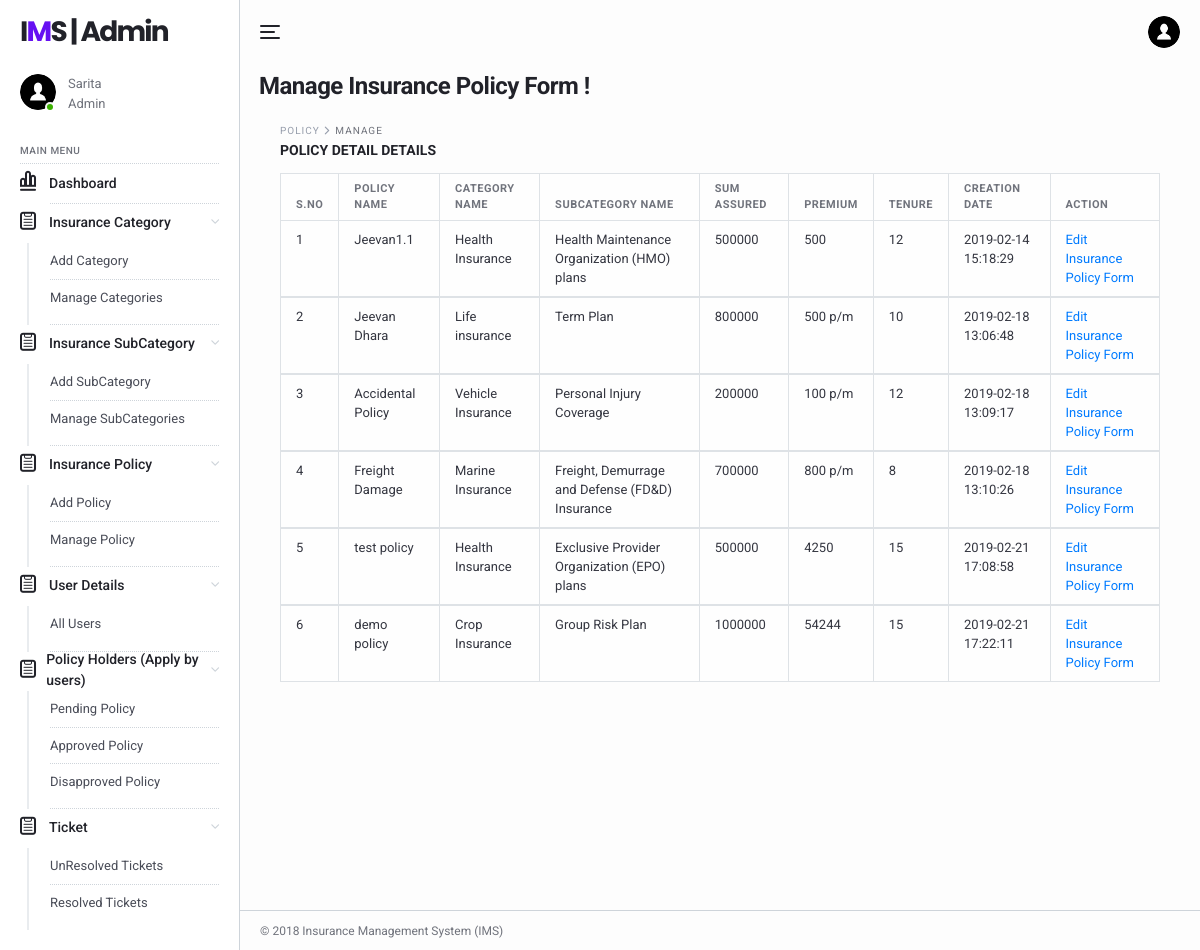
The page /ims/admin/manage-policyform.php (signed in) on the database its author committed.
### tables this page shows
CREATE TABLE `tblimsadmin` (
  `ID` int(11) NOT NULL,
  `AdminName` varchar(120) DEFAULT NULL,
  `AdminUsername` varchar(45) DEFAULT NULL,
  `Password` varchar(45) DEFAULT NULL,
  `AdminRegdate` timestamp NULL DEFAULT CURRENT_TIMESTAMP
);

CREATE TABLE `tblpolicy` (
  `ID` int(11) NOT NULL,
  `SubcategoryId` varchar(50) NOT NULL,
  `CategoryId` varchar(25) DEFAULT NULL,
  `PolicyName` varchar(45) DEFAULT NULL,
  `Sumassured` int(11) DEFAULT NULL,
  `Premium` varchar(45) DEFAULT NULL,
  `Tenure` int(10) DEFAULT NULL,
  `CreationDate` timestamp NOT NULL DEFAULT CURRENT_TIMESTAMP ON UPDATE CURRENT_TIMESTAMP
);

CREATE TABLE `category` (
  `ID` int(11) NOT NULL,
  `CategoryName` varchar(45) DEFAULT NULL,
  `CreationDate` timestamp NULL DEFAULT CURRENT_TIMESTAMP
);

CREATE TABLE `tblsubcategory` (
  `id` int(11) NOT NULL,
  `CategoryId` char(5) NOT NULL,
  `SubcategoryName` varchar(200) NOT NULL,
  `CreationDate` timestamp NULL DEFAULT CURRENT_TIMESTAMP,
  `UpdationDate` timestamp NULL DEFAULT NULL ON UPDATE CURRENT_TIMESTAMP
);

### ims/admin/manage-policyform.php (the view, shortened to what this page needs)
<?php
include('includes/dbconnection.php');
if (strlen($_SESSION['aid']==0)) {
  header('location:logout.php');
  } else{
?>
<!DOCTYPE html>
<html lang="en">
  <head>
    <link href="../lib/fontawesome-free/css/all.min.css" rel="stylesheet">
    <link href="../lib/ionicons/css/ionicons.min.css" rel="stylesheet">
    <link href="../lib/typicons.font/typicons.css" rel="stylesheet">
    <link href="../lib/morris.js/morris.css" rel="stylesheet">
    <link href="../lib/flag-icon-css/css/flag-icon.min.css" rel="stylesheet">
    <link href="../lib/jqvmap/jqvmap.min.css" rel="stylesheet">
    <link rel="stylesheet" href="../css/azia.css">
  </head>
  <body class="az-body az-body-sidebar">
<?php include_once('includes/sidebar.php');?>
    <div class="az-content az-content-dashboard-two">
<?php include_once('includes/header.php');?>
      <div class="az-content-header d-block d-md-flex">
        <div>
          <h2 class="az-content-title mg-b-5 mg-b-lg-8">Manage Insurance Policy Form !</h2>
        </div>
      </div>
      <div class="az-content-body">
     <div class="az-content">
      <div class="container">
        <div class="az-content-body">
          <div class="az-content-breadcrumb">
            <span>Policy </span>
            <span>Manage</span>
          </div>
          <div class="az-content-label mg-b-5">Policy Detail Details</div>
          <div class="table-responsive">
            <table class="table table-bordered mg-b-0">
              <thead>
                <tr>
                  <th>S.NO</th>
                  <th>Policy Name</th>
                  <th>Category Name</th>
                   <th>SubCategory Name</th>
                   <th>Sum Assured</th>
                   <th>Premium</th>
                   <th>Tenure</th>
                  <th>Creation Date</th>
                  <th>Action</th>
                </tr>
              </thead>
              <?php
$ret=mysqli_query($con,"select category.CategoryName as catname,tblsubcategory.SubcategoryName as subcat, tblpolicy.PolicyName,tblpolicy.CreationDate as cdate,tblpolicy.ID,tblpolicy.Sumassured,tblpolicy.Premium,tblpolicy.Tenure  from tblpolicy inner join category on category.ID=tblpolicy.CategoryId inner join tblsubcategory on  tblsubcategory.id=tblpolicy.SubcategoryId");
$cnt=1;
while ($row=mysqli_fetch_array($ret)) {
?>
              <tbody>
                <tr>
                  <td><?php echo $cnt;?></td>
                       <td><?php  echo $row['PolicyName'];?></td>
                  <td><?php  echo $row['catname'];?></td>
                  <td><?php  echo $row['subcat'];?></td>
                  <td><?php  echo $row['Sumassured'];?></td>
                  <td><?php  echo $row['Premium'];?></td>
                  <td><?php  echo $row['Tenure'];?></td>
                   <td><?php  echo $row['cdate'];?></td>
                  <td><a href="edit-policyform.php?polid=<?php echo $row['ID'];?>">Edit Insurance Policy Form</a>
                </tr>
                <?php
$cnt=$cnt+1;
}?>
              </tbody>
            </table>
          </div>
            </div>
          </div>
        </div>
      </div>
    <?php include_once('includes/footer.php');?>
    </div>
  </body>
</html>
<?php }  ?>

### ims/admin/includes/sidebar.php
  <div class="az-sidebar">
      <div class="az-sidebar-header">
        <a href="#" class="az-logo">I<span>M</span>S | Admin</a>
      </div>
      <div class="az-sidebar-loggedin">
        <div class="az-img-user online"><img src="../img/user.png" alt=""></div>
        <div class="media-body">
                      <?php
$adminid=$_SESSION['aid'];
$ret=mysqli_query($con,"select AdminName from tblimsadmin where ID='$adminid'");
$row=mysqli_fetch_array($ret);
$name=$row['AdminName'];
?>
                  <span><?php echo $name; ?></span>
          <span>Admin</span>
        </div>
      </div>
      <div class="az-sidebar-body">
        <ul class="nav">
          <li class="nav-label">Main Menu</li>
            <li class="nav-item show">
            <a href="dashboard.php" class="nav-link"><i class="typcn typcn-chart-bar-outline"></i>Dashboard</a>
          </li>
          <li class="nav-item show">
            <a href="#" class="nav-link with-sub"><i class="typcn typcn-clipboard"></i>Insurance Category</a>
            <nav class="nav-sub">
              <a href="add-category.php" class="nav-sub-link">Add Category</a>
              <a href="manage-categories.php" class="nav-sub-link">Manage Categories</a>
            </nav>
          </li>
<li class="nav-item show">
            <a href="#" class="nav-link with-sub"><i class="typcn typcn-clipboard"></i>Insurance SubCategory</a>
            <nav class="nav-sub">
              <a href="add-subcategory.php" class="nav-sub-link">Add SubCategory</a>
              <a href="manage-subcategories.php" class="nav-sub-link">Manage SubCategories</a>
            </nav>
<li class="nav-item show">
            <a href="#" class="nav-link with-sub"><i class="typcn typcn-clipboard"></i>Insurance Policy</a>
            <nav class="nav-sub">
              <a href="policyform.php" class="nav-sub-link">Add Policy</a>
              <a href="manage-policyform.php" class="nav-sub-link">Manage Policy</a>
            </nav>
          </li>
          <li class="nav-item show">
            <a href="" class="nav-link with-sub"><i class="typcn typcn-clipboard"></i>User Details</a>
            <nav class="nav-sub">
              <a href="user-detail.php" class="nav-sub-link">All Users</a>
            </nav>
          </li>
<li class="nav-item show">
            <a href="#" class="nav-link with-sub"><i class="typcn typcn-clipboard"></i>Policy Holders (Apply by users)</a>
            <nav class="nav-sub">
              <a href="pending-policy.php" class="nav-sub-link">Pending Policy</a>
            <a href="approve-policy.php" class="nav-sub-link">Approved Policy</a>
            <a href="disapprove-policy.php" class="nav-sub-link">Disapproved Policy</a>
            </nav>
          </li>
          <li class="nav-item show">
            <a href="" class="nav-link with-sub"><i class="typcn typcn-clipboard"></i>Ticket</a>
            <nav class="nav-sub">
              <a href="unresolved-tickets.php" class="nav-sub-link">UnResolved Tickets</a>
              <a href="resolved-tickets.php" class="nav-sub-link">Resolved Tickets</a>
            </nav>
          </li>
        </ul>
      </div>
    </div>

### rows shown on the page
tblimsadmin: AdminName "Sarita"
tblpolicy: PolicyName "Jeevan1.1", CategoryId.CategoryName "Health Insurance", SubcategoryId.SubcategoryName "Health Maintenance Organization (HMO) plans", Sumassured "500000", Premium "500", Tenure "12", CreationDate "2019-02-14 15:18:29"
tblpolicy: PolicyName "Jeevan Dhara", CategoryId.CategoryName "Life insurance", SubcategoryId.SubcategoryName "Term Plan", Sumassured "800000", Premium "500 p/m", Tenure "10", CreationDate "2019-02-18 13:06:48"
tblpolicy: PolicyName "Accidental Policy", CategoryId.CategoryName "Vehicle Insurance", SubcategoryId.SubcategoryName "Personal Injury Coverage", Sumassured "200000", Premium "100 p/m", Tenure "12", CreationDate "2019-02-18 13:09:17"
tblpolicy: PolicyName "Freight Damage", CategoryId.CategoryName "Marine Insurance", SubcategoryId.SubcategoryName "Freight, Demurrage and Defense (FD&D) Insurance", Sumassured "700000", Premium "800 p/m", Tenure "8", CreationDate "2019-02-18 13:10:26"
tblpolicy: PolicyName "test policy", CategoryId.CategoryName "Health Insurance", SubcategoryId.SubcategoryName "Exclusive Provider Organization (EPO) plans", Sumassured "500000", Premium "4250", Tenure "15", CreationDate "2019-02-21 17:08:58"
tblpolicy: PolicyName "demo policy", CategoryId.CategoryName "Crop Insurance", SubcategoryId.SubcategoryName "Group Risk Plan", Sumassured "1000000", Premium "54244", Tenure "15", CreationDate "2019-02-21 17:22:11"
